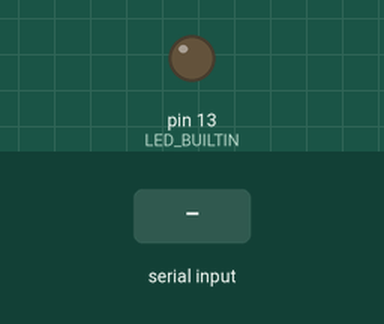
Recording of a sketch running on a simulated Arduino Mega 2560, built with avr-gcc and run on an emulated ATmega2560. Parts: output pins drawn as LEDs (lit = HIGH). Inputs (shaded band) come from the test bench. What the sketch prints to the serial monitor is not drawn.

Above: at 0.3 s.
1.6 s: "1" received over the second serial link
Timing chart, 0 to 10.6 s (numbered marks = the images above; inputs shaded):
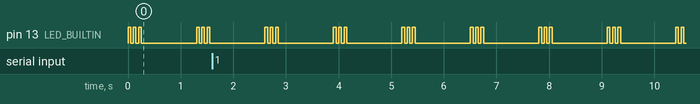

The sketch:

sender_tutorial.ino
```cpp
/*
 * XBee 900MHz Pro S3B - Sender Code
 * Teensy 4.1
 *
 * Connections:
 * XBee Pin 2 (DOUT) -> Teensy RX1 (Pin 0)
 * XBee Pin 3 (DIN)  -> Teensy TX1 (Pin 1)
 * XBee Pin 10 (GND) -> Teensy GND
 * XBee Pin 1 (VCC)  -> Teensy 3.3V
 */

#define XBEE_SERIAL Serial1  // Using Serial1 on Teensy 4.1

void setup() {
  // Initialize USB Serial for debugging
  Serial.begin(115200);
  pinMode(LED_BUILTIN, OUTPUT);
  // while (!Serial && millis() < 3000); // Wait up to 3 seconds for Serial Monitor

  // Initialize XBee Serial (default 9600 baud for XBee)
  XBEE_SERIAL.begin(9600);

  Serial.println("XBee Sender Ready");
  Serial.println("Sending data every 1 seconds...");
  blinky(3, LED_BUILTIN, 50);  // (numtimes, pin, delaytime)
}

void loop() {
  // Create a message with a counter
  static unsigned long counter = 0;

  // Send data to XBee
  String message = "Hello from Sender! Count: " + String(counter);
  XBEE_SERIAL.println(message);

  // Debug output to USB Serial
  Serial.print("Sent: ");
  Serial.println(message);

  counter++;

  // Check if there's any response from receiver
  if (XBEE_SERIAL.available()) {
    Serial.print("Received: ");
    while (XBEE_SERIAL.available()) {
      char c = XBEE_SERIAL.read();
      Serial.write(c);
    }
    Serial.println();
  }

  delay(1000);                 // Send every 1 seconds
  blinky(3, LED_BUILTIN, 50);  // (numtimes, pin, delaytime)
}
```

functions.ino
```cpp
// all functions here are callable from other scripts in the tabl structure

// blink a light a certain number of times. assumes <pin> is init output in setup
void blinky(int numTimes, int pin, int delayTime) {
  for (int i = 0; i < numTimes; i++) {
    digitalWrite(pin, HIGH);
    delay(delayTime);
    digitalWrite(pin, LOW);
    delay(delayTime);
  }
}
```

Measured:
- by itself, pin 13 (LED_BUILTIN): repeats every 1.3 s: 2 × (LOW 0.05 s, HIGH 0.05 s), LOW 1.1 s, HIGH 0.05 s
